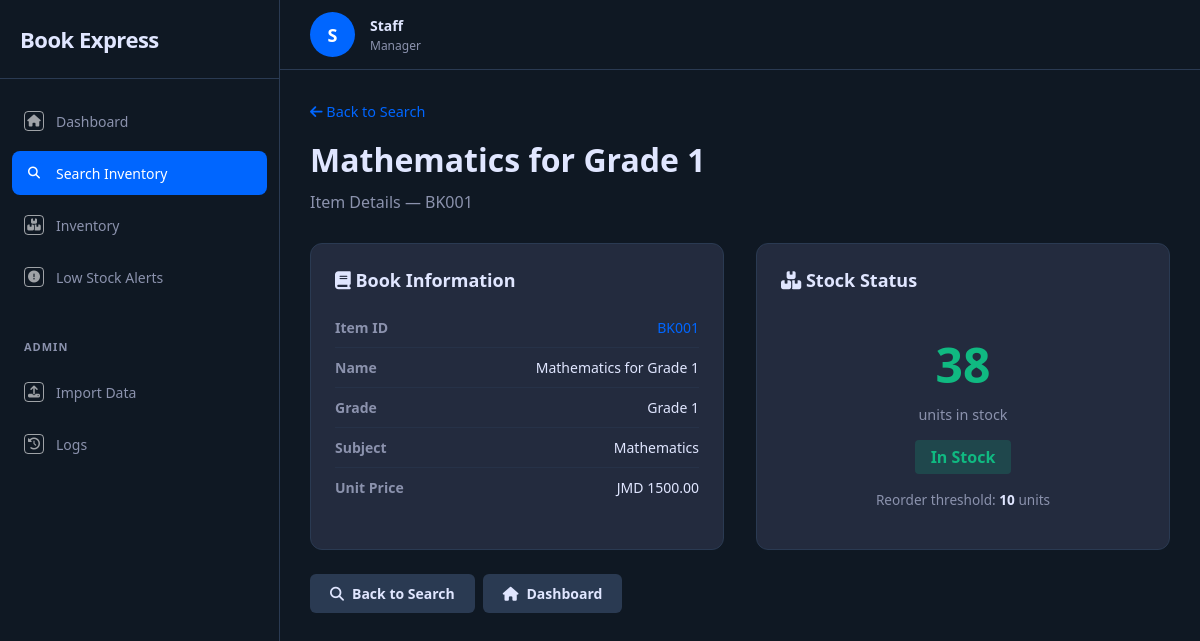
The page /item/BK001 on the database as committed earlier.
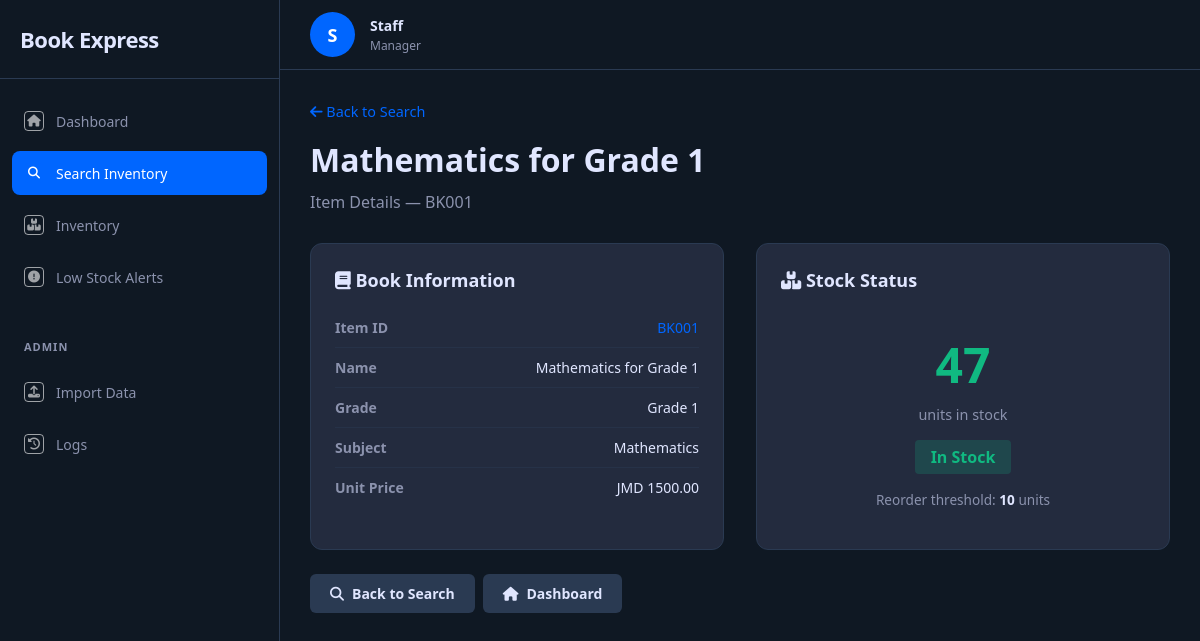
The same page on the database as committed later.
### tables this page shows
CREATE TABLE inventory_item (
            item_id TEXT PRIMARY KEY,
            item_name TEXT NOT NULL,
            unit_price REAL NOT NULL DEFAULT 0.0,
            stock_quantity INTEGER NOT NULL DEFAULT 0,
            reorder_threshold INTEGER NOT NULL DEFAULT 5,
            grade TEXT,
            subject TEXT,
            availability_status TEXT DEFAULT 'In Stock'
        );

### app.py (the view)
@app.route("/item/<item_id>")
def item_detail(item_id):
    boundary = ItemDetailView()
    details = boundary.display_details(item_id)
    if details is None:
        flash(f"Item '{item_id}' not found.", "error")
        return redirect(url_for("search_page"))
    return render_template("item_detail.html", item=details)

### boundaries/ItemDetailView.py (called while the page is built)
    def display_details(self, item_id: str, user_id: str = "staff_001"):
        controller = SearchController()
        self.current_item = controller.get_item_details(item_id, user_id)
        return self.current_item

### controllers/SearchController.py (called while the page is built)
    def get_item_details(self, item_id: str, user_id: str = "staff_001") -> dict:
        item = InventoryItem.find_by_id(item_id)
        if item is None:
            return None
        audit = AuditLog(
            user_id=user_id,
            action="view_item_details",
            details=f"Viewed: {item_id} ({item.item_name})"
        )
        audit.create_entry()
        return item.get_details()

### database.py (called while the page is built)
def get_connection():
    conn = sqlite3.connect(DB_PATH)
    conn.row_factory = sqlite3.Row
    conn.execute("PRAGMA foreign_keys = ON")
    return conn

### entities/AuditLog.py (called while the page is built)
    def create_entry(self) -> None:
        conn = get_connection()
        cursor = conn.execute("""
            INSERT INTO audit_log (timestamp, user_id, action, details)
            VALUES (?, ?, ?, ?)
        """, (self.timestamp, self.user_id, self.action, self.details))
        self.log_id = cursor.lastrowid
        conn.commit()
        conn.close()
        AuditLog.logs.append(self)

### templates/item_detail.html (shortened to what this page needs)
{% extends "base.html" %}
{% set active_page = 'search' %}
{% block content %}
<div style="margin-bottom:1rem"><a href="/search" style="color:var(--primary-color);text-decoration:none;font-size:.9rem"><i class="fas fa-arrow-left"></i> Back to Search</a></div>
<div class="section-header">
    <h1>{{ item.item_name }}</h1>
    <p>Item Details &mdash; {{ item.item_id }}</p>
</div>
<div class="detail-grid">
    <div class="detail-card">
        <h2><i class="fas fa-book"></i> Book Information</h2>
        <div class="detail-row"><span class="detail-label">Item ID</span><span class="detail-value" style="color:var(--primary-color)">{{ item.item_id }}</span></div>
        <div class="detail-row"><span class="detail-label">Name</span><span class="detail-value">{{ item.item_name }}</span></div>
        <div class="detail-row"><span class="detail-label">Grade</span><span class="detail-value">{{ item.grade }}</span></div>
        <div class="detail-row"><span class="detail-label">Subject</span><span class="detail-value">{{ item.subject }}</span></div>
        <div class="detail-row"><span class="detail-label">Unit Price</span><span class="detail-value">JMD {{ "%.2f"|format(item.unit_price) }}</span></div>
    </div>
    <div class="detail-card">
        <h2><i class="fas fa-boxes"></i> Stock Status</h2>
        <div style="text-align:center;padding:1rem 0">
            <div class="stock-display {% if item.stock_quantity == 0 %}out-of-stock{% elif item.stock_quantity <= item.reorder_threshold %}low-stock{% else %}in-stock{% endif %}">{{ item.stock_quantity }}</div>
            <div style="font-size:.9rem;color:var(--text-secondary);margin-bottom:1rem">units in stock</div>
            {% if item.availability_status == "Out of Stock" %}<span class="badge badge-red" style="font-size:1rem;padding:6px 16px">Out of Stock</span>
            {% elif item.availability_status == "Low Stock" %}<span class="badge badge-yellow" style="font-size:1rem;padding:6px 16px">Low Stock</span>
            {% else %}<span class="badge badge-green" style="font-size:1rem;padding:6px 16px">In Stock</span>{% endif %}
            <div style="margin-top:1rem;font-size:.85rem;color:var(--text-secondary)">Reorder threshold: <strong style="color:var(--text-primary)">{{ item.reorder_threshold }}</strong> units</div>
        </div>
    </div>
</div>
<div style="display:flex;gap:.5rem;margin-top:1.5rem">
    <a href="/search" class="btn-secondary"><i class="fas fa-search"></i> Back to Search</a>
    <a href="/" class="btn-secondary"><i class="fas fa-home"></i> Dashboard</a>
</div>
{% endblock %}

Rows that differ between the two databases and show on the page:
changed inventory_item "Mathematics for Grade 1": stock_quantity "38" → "47"
